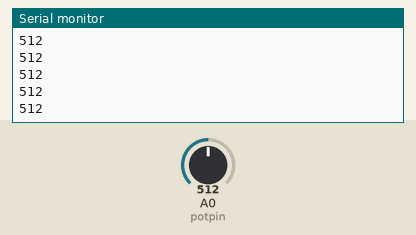
A sketch run on a simulated Arduino Uno, built with avr-gcc and run on an emulated ATmega328P. Shown: the last lines printed to the serial monitor. The test bench sets the inputs (shaded band); at power-on: A0 (potpin) = 512.

Above: at 1.2 s.
1.3 s: A0 (potpin) set to 716
At 1.9 s:
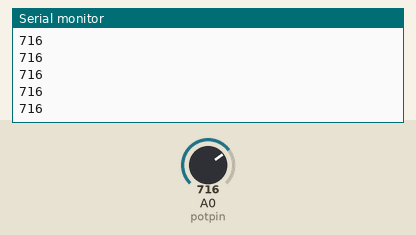
2.8 s: A0 (potpin) set to 900
At 3.3 s:
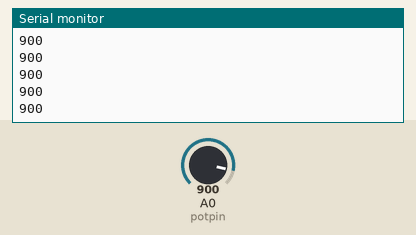
Timing chart, 0 to 5.8 s (numbered marks = the images above; inputs shaded):
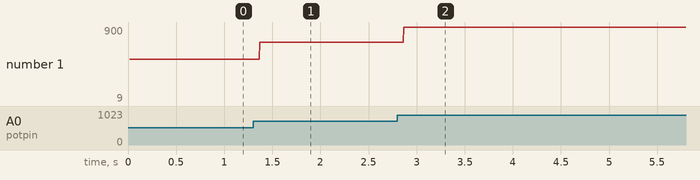

The sketch:

Buton_Led_Yakma.ino
```cpp
#define potpin A0

int deger = 0;

void setup() {

  Serial.begin(9600);
  Serial.println("Pot Değer Okuma");

}

void loop() {

  deger = analogRead(potpin);
  Serial.println(deger);

}
```

Measured:
- after the input at 1.3 s, the serial monitor: prints a new line after 0.07 s (image 1)
- after the input at 2.8 s, the serial monitor: prints a new line after 0.07 s (image 2)
- plotted number 1: 512 → 716 after the input at 1.3 s, 716 → 9 after the input at 2.8 s
